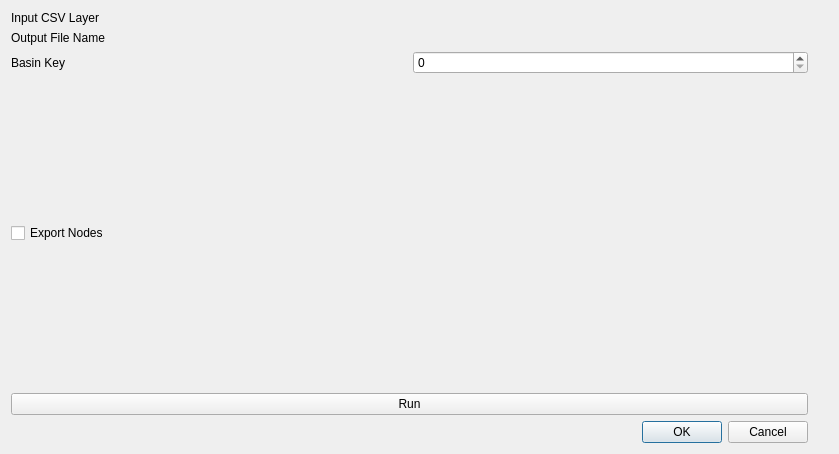
<?xml version="1.0" encoding="UTF-8"?>
<ui version="4.0">
 <class>LSDTTNetworkToolDialogBase</class>
 <widget class="QDialog" name="LSDTTNetworkToolDialogBase">
  <property name="geometry">
   <rect>
    <x>0</x>
    <y>0</y>
    <width>839</width>
    <height>454</height>
   </rect>
  </property>
  <property name="windowTitle">
   <string>LSDTT Network Tool</string>
  </property>
  <layout class="QGridLayout" name="gridLayout">
   <item row="3" column="0">
    <widget class="QCheckBox" name="cbExportNodes">
     <property name="text">
      <string>Export Nodes</string>
     </property>
    </widget>
   </item>
   <item row="4" column="0">
    <widget class="QPushButton" name="pbRun">
     <property name="text">
      <string>Run</string>
     </property>
    </widget>
   </item>
   <item row="1" column="0">
    <layout class="QHBoxLayout" name="horizontalLayout">
     <item>
      <widget class="QLabel" name="label">
       <property name="text">
        <string>Output File Name</string>
       </property>
      </widget>
     </item>
     <item>
      <widget class="QgsFileWidget" name="fwOutputFileName"/>
     </item>
    </layout>
   </item>
   <item row="0" column="0">
    <layout class="QHBoxLayout" name="horizontalLayout_2">
     <item>
      <widget class="QLabel" name="label_2">
       <property name="text">
        <string>Input CSV Layer</string>
       </property>
      </widget>
     </item>
     <item>
      <widget class="QgsFileWidget" name="fwInputFileName"/>
     </item>
    </layout>
   </item>
   <item row="2" column="0">
    <layout class="QHBoxLayout" name="horizontalLayout_3">
     <item>
      <widget class="QLabel" name="label_3">
       <property name="text">
        <string>Basin Key</string>
       </property>
      </widget>
     </item>
     <item>
      <widget class="QSpinBox" name="sbBasinKey"/>
     </item>
    </layout>
   </item>
   <item row="3" column="1">
    <spacer name="verticalSpacer">
     <property name="orientation">
      <enum>Qt::Vertical</enum>
     </property>
     <property name="sizeHint" stdset="0">
      <size>
       <width>20</width>
       <height>260</height>
      </size>
     </property>
    </spacer>
   </item>
   <item row="5" column="0">
    <widget class="QDialogButtonBox" name="button_box">
     <property name="orientation">
      <enum>Qt::Horizontal</enum>
     </property>
     <property name="standardButtons">
      <set>QDialogButtonBox::Cancel|QDialogButtonBox::Ok</set>
     </property>
    </widget>
   </item>
  </layout>
 </widget>
 <customwidgets>
  <customwidget>
   <class>QgsFileWidget</class>
   <extends>QWidget</extends>
   <header>qgsfilewidget.h</header>
  </customwidget>
 </customwidgets>
 <resources/>
 <connections>
  <connection>
   <sender>button_box</sender>
   <signal>accepted()</signal>
   <receiver>LSDTTNetworkToolDialogBase</receiver>
   <slot>accept()</slot>
   <hints>
    <hint type="sourcelabel">
     <x>20</x>
     <y>20</y>
    </hint>
    <hint type="destinationlabel">
     <x>20</x>
     <y>20</y>
    </hint>
   </hints>
  </connection>
  <connection>
   <sender>button_box</sender>
   <signal>rejected()</signal>
   <receiver>LSDTTNetworkToolDialogBase</receiver>
   <slot>reject()</slot>
   <hints>
    <hint type="sourcelabel">
     <x>20</x>
     <y>20</y>
    </hint>
    <hint type="destinationlabel">
     <x>20</x>
     <y>20</y>
    </hint>
   </hints>
  </connection>
 </connections>
</ui>
